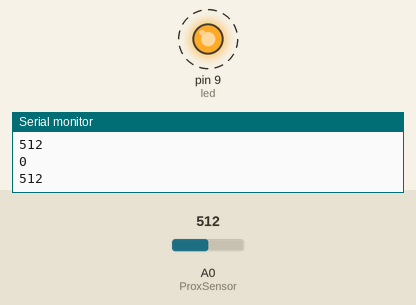
The sketch below on a simulated Arduino Uno, built with avr-gcc and run on an emulated ATmega328P. Parts: output pins drawn as LEDs (lit = HIGH), the last lines printed to the serial monitor. Dashed ring = blinking. The inputs (shaded band) are chosen by the test bench; at power-on: A0 (ProxSensor) = 512.

Above: at 1.25 s.
1.3 s: A0 (ProxSensor) set to 490
At 2.65 s:
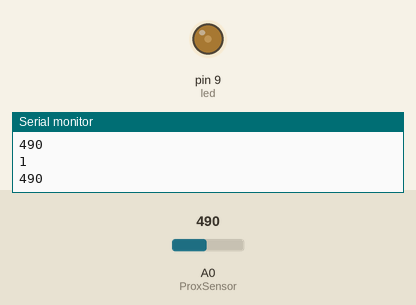
At 3.96 s:
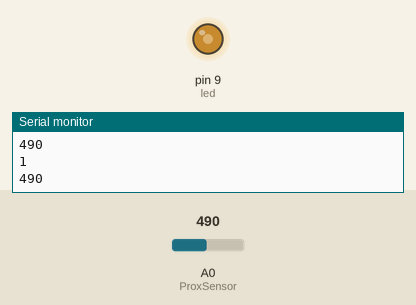
4.3 s: A0 (ProxSensor) set to 510
Timing chart, 0 to 13.3 s (numbered marks = the images above; inputs shaded):
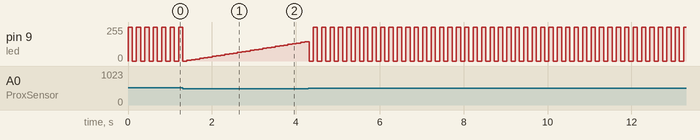

The sketch:

Animals.ino
```cpp
/*
  IR Proximity Sensor interface code
  Turns on an LED on when obstacle is detected, else off.
  blog.circuits4you.com 2016
 */
int led = 9;           // the PWM pin the LED is attached to
//int led2 = 11;
int brightness = 0;    // how bright the LED is
int fadeAmount = 5;    // how many points to fade the LED by

const long blinkInterval = 1000;
//unsigned long previousBlinkMillis = 0;
int ledState = LOW;


const long fadeInterval = 30;
//unsigned long previousFadeMillis = 0;

const int ProxSensor = A0;

void setup() {
  pinMode(ProxSensor,INPUT);
  pinMode(led, OUTPUT);
  Serial.begin(9600);
  // Serial.println("Program Starting");
}

void loop() {
  int value = analogRead(ProxSensor);
  Serial.println(value);
  if(value > 500)      //Check the sensor input
  {
    blinkTheLed(); // set the LED on
    Serial.println("0");
  }
  else
  {
    fadeTheLed();    // set the LED off
    Serial.println("1");
  }
  //Serial.println(analogRead(ProxSensor));
}

void blinkTheLed() {
  // Serial.println("BLINK");
  // if the LED is off turn it on and vice-versa:
    if (ledState == LOW) {
      ledState = HIGH;
    } else {
      ledState = LOW;
    }
    digitalWrite(led, ledState);
    delay(100);
}

// this function fades the LED
void fadeTheLed() {
  // Serial.println("fading!");
  // set the brightness of pin 9:
  analogWrite(led, brightness);
  //Serial.println(brightness);

  // change the brightness for next time through the loop:
  brightness = brightness + fadeAmount;

  // reverse the direction of the fading at the ends of the fade:
  if (brightness == 0 || brightness == 255) {
    fadeAmount = -fadeAmount ;
  }
   delay(100);
}
```

Measured:
- by itself, pin 9 (led): alternates 255/255 for 0.10 s and 0/255 for 0.10 s
